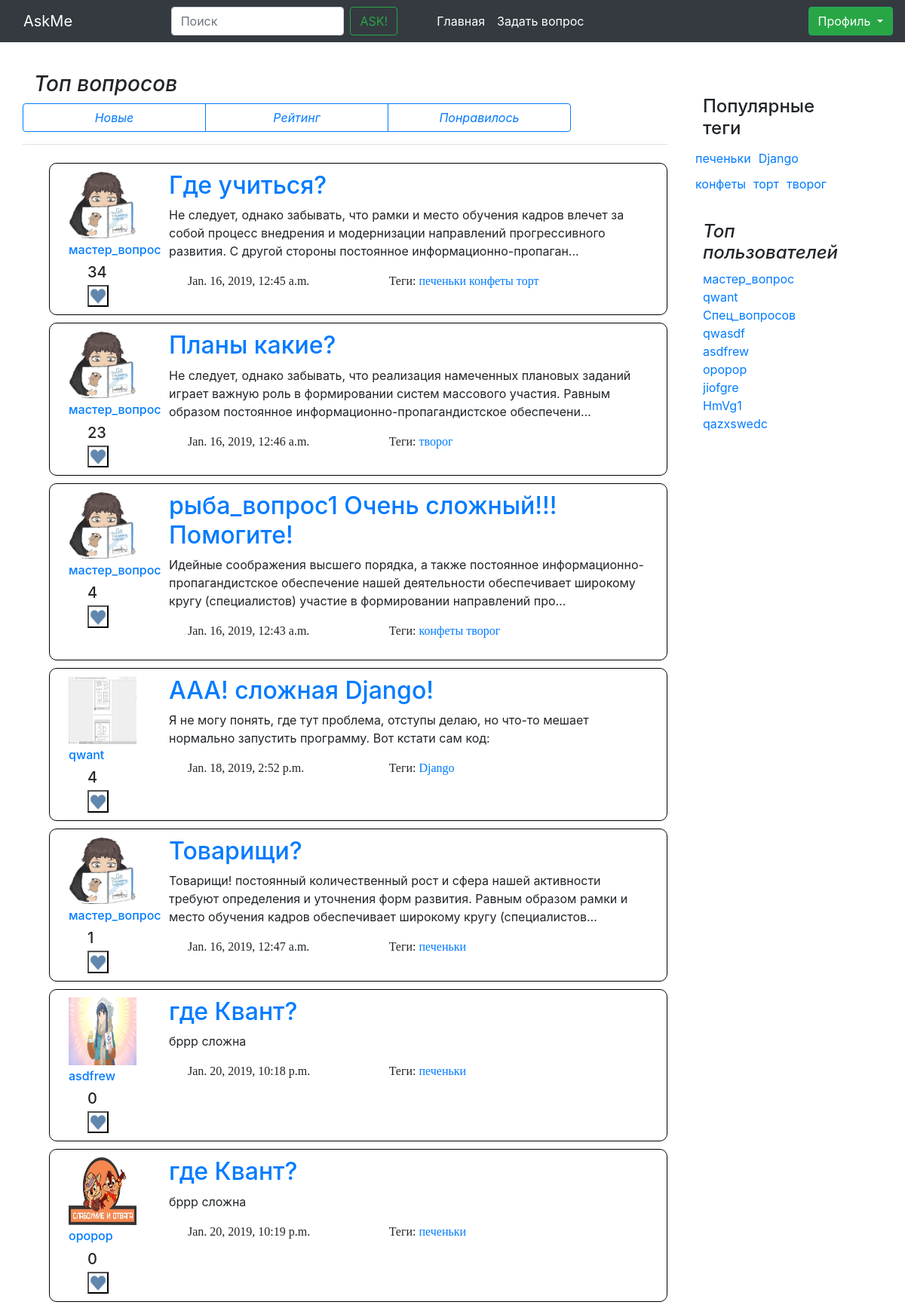
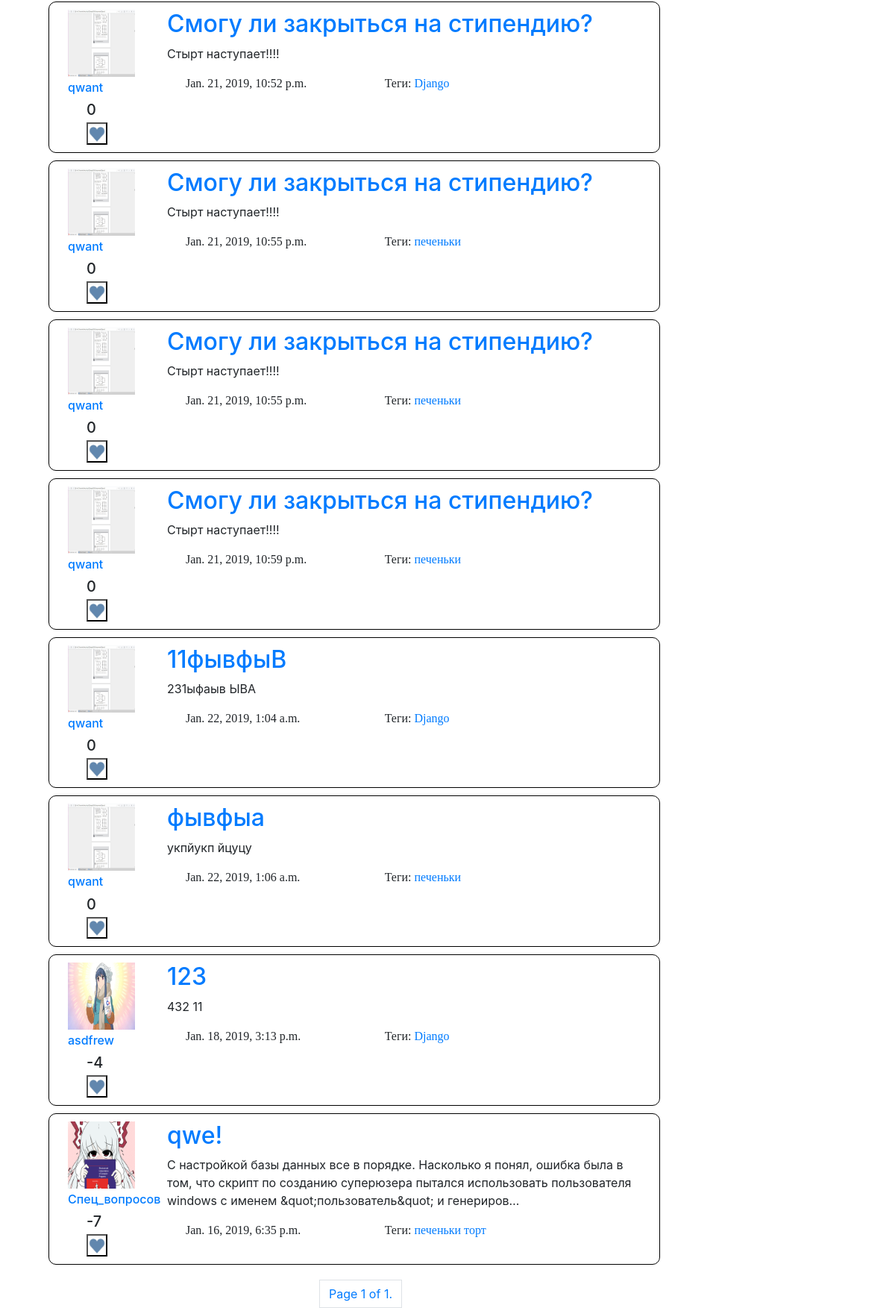
The app's page /top with its own data (2 pictures, top to bottom).
### questions/models.py (models this page shows, shortened)
class Question(models.Model):
    author = models.ForeignKey(CustomUser, on_delete=models.CASCADE)
    title = models.CharField(max_length=120, default='', verbose_name=u"Заголовок вопроса", null=True)
    text = models.TextField(verbose_name=u"Полное описание вопроса", null=True)
    create_date = models.DateTimeField(default=datetime.now, verbose_name=u"Время создания вопроса", null=True)
    is_active = models.BooleanField(default=True, verbose_name=u"Доступность вопроса")
    tags = models.ManyToManyField(Tag, blank=True)
    rating = models.IntegerField(default=0, null=False, verbose_name="Рейтинг вопроса")
    objects = QuestionManager()
    class Meta:
        ordering = ['-create_date']

class CustomUser(AbstractUser):
    upload = models.ImageField(upload_to='uploads/%Y/%m/%d/', blank=False)
    registration_date = models.DateTimeField(default=timezone.now, verbose_name="Дата решистрации", null=True)
    rating = models.IntegerField(default=0, verbose_name="Рейтинг пользователя", null=True)
    objects = UserManager()
    def __str__(self):
        return self.username

class Tag(models.Model):
    title = models.CharField(max_length=120, verbose_name=u"Заголовок ярлыка", null=True)
    objects = TagManager()
    def __str__(self):
        return self.title

### questions/views.py (the view)
# urls.py: path('top', views.top, name="top"),
def top(request):
    return render(request, 'new_questions.html', {
            'title': 'Топ вопросов',
            'questions': paginate(request, models.Question.objects.get_hot()),
            'tags' : paginate(request, models.Tag.objects.hottest())[:10],
            'users' : paginate(request, models.CustomUser.objects.by_rating())[:10],
            'page_objects' : paginate(request, models.Question.objects.get_hot()),
        })

### questions/manager.py (called while the page is built)
    def get_hot(self):
        return self.all().order_by('rating').reverse()

    def hottest(self):
        return self.annotate(question_count=Count('question')).order_by('-question_count')

    def by_rating(self):
        return self.order_by('-rating')

### questions/views.py (called while the page is built)
def paginate(request, objects_list):
    paginator = Paginator(objects_list, 30)
    page = request.GET.get('page')
    try:
        objects = paginator.page(page)
    except PageNotAnInteger:
        objects = paginator.page(1)
    except EmptyPage:
        objects = paginator.page(paginator.num_pages)
    return objects

### questions/templates/new_questions.html
{% extends "tag_find.html" %}
{% block NamePage %}
  <div class="pb-3 mb-4 font-italic border-bottom row">
        <h3 class="col-md-4">
        	{% if title %}
        	    {{title}}
        	{% else %}
        	    Вопросы
        	{% endif %}
        </h3>
        <div class="btn-group" role="group" aria-label="Basic example">
	        <a href="{% url 'new' %}" class="btn btn-outline-primary" style="width:243px">Новые</a>
	        <a href="{% url 'top' %}" class="btn btn-outline-primary" style="width:243px">Рейтинг</a>
	        <a href="{% url 'top' %}" class="btn btn-outline-primary" style="width:243px">Понравилось</a>
    	</div>
  </div>
{% endblock %}

### questions/templates/question_frame.html (shortened to what this page needs)
{% load static %}
<link rel="stylesheet" href="{% static "/css/Like.css" %}">
  {% for obj in questions %}
      <div class="blog-post row Post box-shadow">
        <div class="avatarka_in_post col-md-2 ">
          {% load static %}
          <a href="{% url 'user' id=obj.author.id %}">
          	{% if obj.author.upload %}
          		<img src="{{MEDIA_URL}}{{obj.author.upload.url}}" width="90" height="90">
          	{% else %}
          	    <img src="{% static "/img/Empty2.jpg" %}" width="90" height="90">
          	{% endif %}
            <br>
            <div class="h6 Author_label">
              {{obj.author}}
            </div>
          </a>
    			<div class="container Like_rating_move">
    				<div class="row">
    					<div class="card-text h5 Like_rating_mv">
    						{{obj.rating}}
    					</div>
    				</div>
    				<div class="row Like_button_up_menu">
    					<div class="col-md-3">
                <button class="my_btn1 js-like-question Like_button" data-question_id="{{ obj.id }}" data-like_type="like" style="padding: 0px 0px 0px 0px;margin-top: 5px;">
                  <img src="{% static "/img/Like_heart.jpg" %}" alt="" width="24" height="24">
                </button>
    					</div>
    				</div>
    			</div>
        </div>
      <div class="Context_Post col-md-10">
        <a href="{% url 'question_page' id=obj.id %}">
        	<h2 class="blog-post-title">{{obj.title}}</h2>
        </a>
        <p>{{obj.text | truncatechars:200}}</p>
        {% block BottomOnePost %}
          <div class="blog-post-meta row Post_title_bottom">
            <div class="col-md-5">
                {{obj.create_date}}
            </div>
            <div class="col-7">
          	{% if obj.tags %}
          		<p>Теги:
              		{% for t in obj.tags.all %}
              			<a href="{% url 'tag' id=t.id %}">
							        {{t}}
              			</a>
              		{% endfor %}
              	</p>
          	{% endif %}
            </div>
          </div>
        {% endblock BottomOnePost %}
      </div>
    </div>
  {% endfor %}

### questions/templates/aside_menu.html
{% block Asidemenu %}
  <aside class="blog-sidebar my_blog">
    <div class="p-3 mb-3">
      <div class="p-3">
        <h4>Популярные теги</h4>
        <div class="row">
          {% for t in tags %}
            <a href="{% url 'tag' id=t.id %}" class="Pop_tags">{{ t.title }}</a>
          {% endfor %}
        </div>
      </div>
      <div class="p-3">
        <h4 class="font-italic">Топ пользователей</h4>
        <ol class="list-unstyled">
          {% for user in users %}
            <li><a href="{% url 'user' id=user.id %}">{{ user }}</a></li>
          {% endfor %}
        </ol>
      </div>
    </div>
  </aside>
{% endblock Asidemenu %}

### static/css/base.css (style rules this page uses)
.my_blog { margin-top: 95px; }
.Post { border: 1px solid black; border-radius: 10px 10px 10px 10px; margin-left: 20px; padding:10px; margin-bottom: 10px; }
.Post_title_bottom { margin-left: 10px; font-family: "sans-serif"; }
.Pop_tags { padding: 5px; }
.Author_label { margin-top: 5px; }

### static/css/bender.css (style rules this page uses)
.my_blog { margin-top: 95px; }
.Post { border: 1px solid black; border-radius: 10px 10px 10px 10px; margin-left: 20px; padding:10px; margin-bottom: 10px; }
.Post_title_bottom { margin-left: 10px; font-family: "sans-serif"; }
.Pop_tags { padding: 5px; }

### static/css/Like.css (style rules this page uses)
.Like_rating_move { margin-left: 10px; }
.Like_rating_mv { margin-left: 15px; color: ##A6A786 ; }
.Like_button { margin-top: 15px; }

### records on screen
Question: author.upload (picture), author "мастер_вопрос", rating "34", title "Где учиться?", text "Не следует, однако забывать, что рамки и место обучения кадров влечет за собой процесс внедрения и модернизации направлений прогрессивного развития. С другой стороны постоянное информационно-пропаган…", create_date "Jan. 16, 2019, 12:45 a.m."
Tag: title "печеньки"
Tag: title "конфеты"
Tag: title "торт"
Question: author.upload (picture), author "мастер_вопрос", rating "23", title "Планы какие?", text "Не следует, однако забывать, что реализация намеченных плановых заданий играет важную роль в формировании систем массового участия. Равным образом постоянное информационно-пропагандистское обеспечени…", create_date "Jan. 16, 2019, 12:46 a.m."
Tag: title "творог"
Question: author.upload (picture), author "мастер_вопрос", rating "4", title "рыба_вопрос1 Очень сложный!!! Помогите!", text "Идейные соображения высшего порядка, а также постоянное информационно-пропагандистское обеспечение нашей деятельности обеспечивает широкому кругу (специалистов) участие в формировании направлений про…", create_date "Jan. 16, 2019, 12:43 a.m."
Question: author.upload (picture), author "qwant", rating "4", title "ААА! сложная Django!", text "Я не могу понять, где тут проблема, отступы делаю, но что-то мешает нормально запустить программу. Вот кстати сам код:", create_date "Jan. 18, 2019, 2:52 p.m."
Tag: title "Django"
Question: author.upload (picture), author "мастер_вопрос", rating "1", title "Товарищи?", text "Товарищи! постоянный количественный рост и сфера нашей активности требуют определения и уточнения форм развития. Равным образом рамки и место обучения кадров обеспечивает широкому кругу (специалистов…", create_date "Jan. 16, 2019, 12:47 a.m."
Question: author.upload (picture), author "asdfrew", rating "0", title "где Квант?", text "бррр сложна", create_date "Jan. 20, 2019, 10:18 p.m."
Question: author.upload (picture), author "opopop", rating "0", title "где Квант?", text "бррр сложна", create_date "Jan. 20, 2019, 10:19 p.m."
Question: author.upload (picture), author "qwant", rating "0", title "Смогу ли закрыться на стипендию?", text "Стырт наступает!!!!", create_date "Jan. 21, 2019, 10:52 p.m."
Question: author.upload (picture), author "qwant", rating "0", title "Смогу ли закрыться на стипендию?", text "Стырт наступает!!!!", create_date "Jan. 21, 2019, 10:55 p.m."
Question: author.upload (picture), author "qwant", rating "0", title "Смогу ли закрыться на стипендию?", text "Стырт наступает!!!!", create_date "Jan. 21, 2019, 10:55 p.m."
Question: author.upload (picture), author "qwant", rating "0", title "Смогу ли закрыться на стипендию?", text "Стырт наступает!!!!", create_date "Jan. 21, 2019, 10:59 p.m."
Question: author.upload (picture), author "qwant", rating "0", title "11фывфыВ", text "231ыфаыв ЫВА", create_date "Jan. 22, 2019, 1:04 a.m."
Question: author.upload (picture), author "qwant", rating "0", title "фывфыа", text "укпйукп йцуцу", create_date "Jan. 22, 2019, 1:06 a.m."
Question: author.upload (picture), author "asdfrew", rating "-4", title "123", text "432 11", create_date "Jan. 18, 2019, 3:13 p.m."
Question: author.upload (picture), author "Спец_вопросов", rating "-7", title "qwe!", text "С настройкой базы данных все в порядке. Насколько я понял, ошибка была в том, что скрипт по созданию суперюзера пытался использовать пользователя windows с именем &quot;пользователь&quot; и генериров…", create_date "Jan. 16, 2019, 6:35 p.m."
CustomUser: username "мастер_вопрос"
CustomUser: username "qwant"
CustomUser: username "Спец_вопросов"
CustomUser: username "qwasdf"
CustomUser: username "asdfrew"
CustomUser: username "opopop"
CustomUser: username "jiofgre"
CustomUser: username "HmVg1"
CustomUser: username "qazxswedc"

### other values on screen
{{ title }} "Топ вопросов"
{{ page_objects.number }} "1"
{{ page_objects.paginator.num_pages }} "1"
